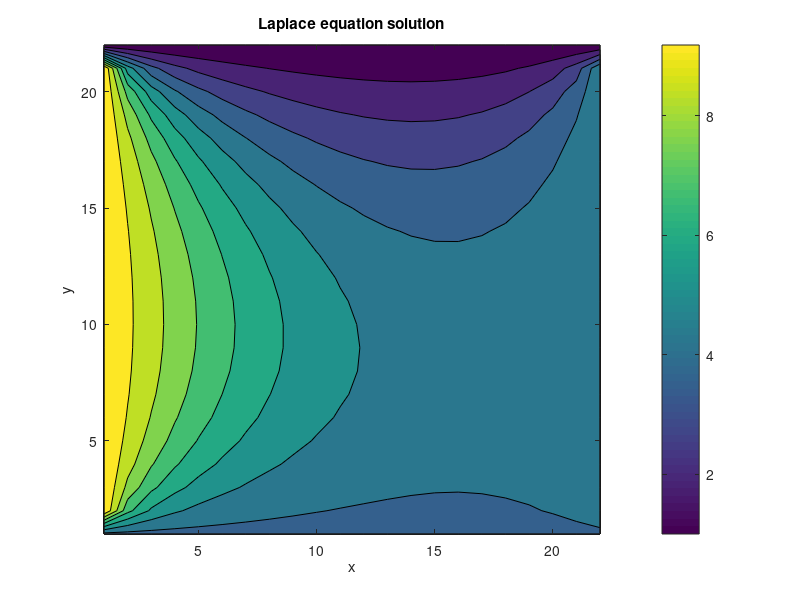

This chart was generated by the following MATLAB code:
% Domain setup
L = 1;
H = 1;

% Points in the domain
nx = 22;
ny = 22;

% Grid resolution
dx = L/nx;
dy = H/ny;

% Initializing solution
U_init = zeros(ny,nx);

% Boundary conditions
U_init(:,1) = 10;
U_init(:,nx) = 5;
U_init(1,:) = 4;
U_init(ny,:) = 1;

U_sol = U_init;

% Build the coefficient matrix
n = nx-2;
e = ones(n,1);
T = spdiags([e -2*e e],-1:1,n,n);

% Kronecker Delta product
A = kron(speye(n),T) + kron(T,speye(n));

% Build the right hand side
for j=2:n+1
    for i=2:n+1
        rhs(j-1,i-1) = -(U_init(j+1,i) + U_init(j-1,i) + U_init(j,i+1) + U_init(j,i-1));
    end
end

% Reshape the rhs to a 1D vector 
rhs = reshape(rhs,[n*n,1]);

% Solve the equation x = A \ rhs
x = A\rhs;

% Reshape the matrix back to a n by n grid
x = reshape(x,[n,n]);

% Add back in the boundary conditions
for j=2:n+1
    for i=2:n+1
        U_sol(j,i) = x(j-1,i-1); 
    end
end

%% Plot the solution
figure
contourf(U_sol)
title("Laplace equation solution")
xlabel("x")
ylabel("y")
colorbar